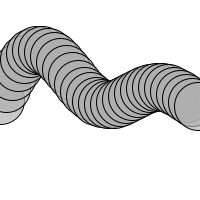
Frame 1 (no input)
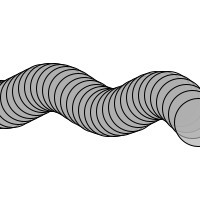
Frame 60 (the mouse pressed at the canvas centre just before this capture)
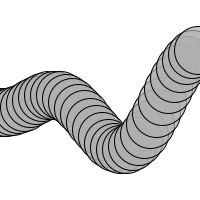
Frame 120 (the mouse held since frame 60 and released just before this capture)

The Processing sketch that drew these frames (run headless with seeded random() and noise(); from frame 60 on, the mouse is pressed at the canvas centre):

// Processing sketch: e11
// ── e11.pde
Wave w1, w2, w3;
float startAngle = 0;

void setup() {
  size(200,200);
  w1 = new Wave(1);
  w2 = new Wave(2);
  w3 = new Wave(3);
}

void draw() {
  background(255);
  
  stroke(0);
  fill(175,175);
  
  float angle = startAngle;
  for (int x = 0; x <= width; x += 6) {
    float value = w1.calc(angle) + w2.calc(angle) + w3.calc(angle);
    float y = map(value,-3,3,0.8*height,0.2*height);
    ellipse(x,y,48,48);
    angle += 0.1;
  }
  startAngle += 0.03;
}

class Wave {
  
  float frequency;
  
  Wave(float frequency_) {
    frequency = frequency_;
  }
  
  float calc(float angle) {
    return sin(frequency*angle);
  }
}
